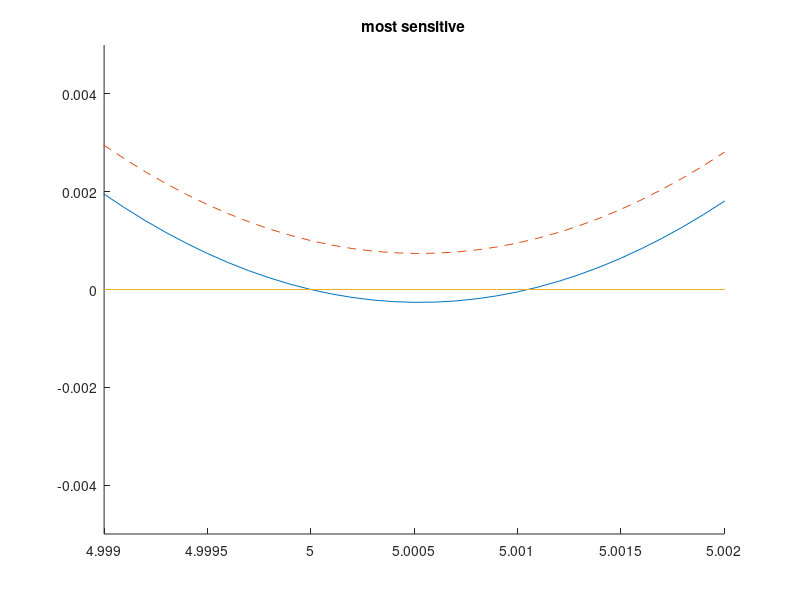

MATLAB code to generate this figure:
clf
f = [1, 0, 0, -300, -126, 5005];
fpert = [1, 0, 0, -300, -126, 5005.001];
r = roots(f);
rpert = roots(fpert);

format long
[sort(r(:)) sort(rpert(:))]
format

dx = 0.0001; x = -5 : dx : 6;
y = polyval(f, x);
ypert = polyval(fpert, x);

n1 = 1+(-5/dx); n2 = 1+(6/dx);
maxy = max(abs(y));
maxypert = max(abs(ypert));
maxy = 1.1 * max([maxy, maxypert]);

hold on
plot(x, y)
plot(x, ypert, '--')
plot(x, zeros(size(x)), '-')

%axis([-5 6 -maxy maxy]) % f
%axis([-3.90915 -3.9091 -.1 .1]) % least sensitive
axis([4.999 5.002 -.005 .005]) % most sensitive

title('most sensitive')
